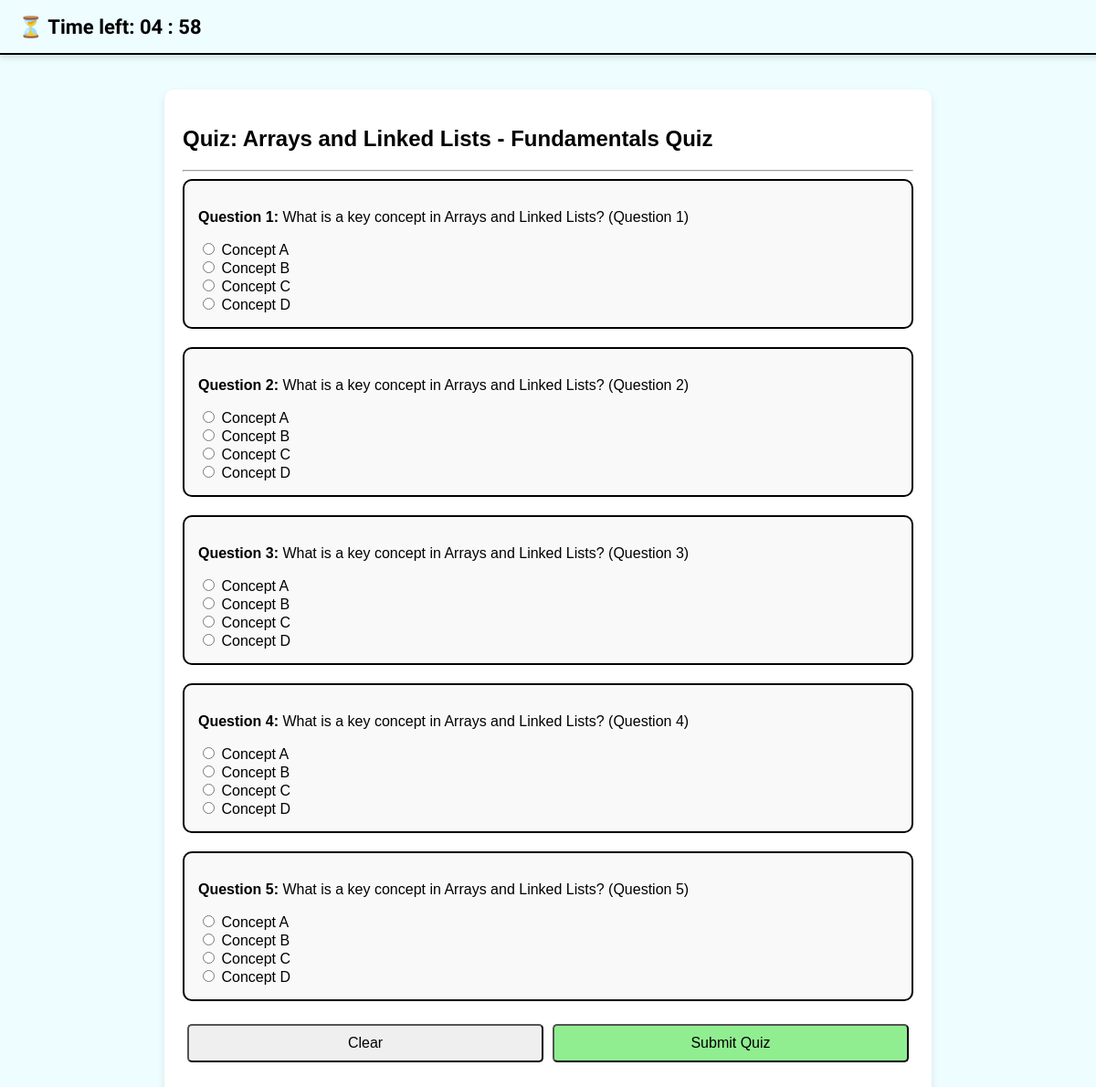
The page /quiz/1 (signed in) on the database its author committed.
### models.py (models this page shows)
class Quiz(db.Model):
    __tablename__ = 'quiz'
    id = db.Column(db.Integer, primary_key=True)
    chapter_id = db.Column(db.Integer, db.ForeignKey('chapter.id'), nullable=False)
    subject_id = db.Column(db.Integer, db.ForeignKey('subject.id'), nullable=False)
    name = db.Column(db.String(50), unique=True, nullable=False)
    nos = db.Column(db.Integer, nullable=False)
    time = db.Column(db.Integer, nullable=False)
    created_at = db.Column(db.DateTime, default=lambda: datetime.now(timezone.utc))
    questions = db.relationship('Question', backref='quiz', lazy=True)
    scores = db.relationship('Score', backref='quiz', lazy=True)

class Question(db.Model):
    __tablename__ = 'question'
    id = db.Column(db.Integer, primary_key=True)
    quiz_id = db.Column(db.Integer, db.ForeignKey('quiz.id'), nullable=False)
    question_text = db.Column(db.String(500), nullable=False)
    option1 = db.Column(db.String(100), nullable=False)
    option2 = db.Column(db.String(100), nullable=False)
    option3 = db.Column(db.String(100), nullable=False)
    option4 = db.Column(db.String(100), nullable=False)
    ans = db.Column(db.Integer, nullable=False)  #  store option number (1-4)
    marks = db.Column(db.Integer, nullable=False)

### routes.py (the view, shortened to what this page needs)
@routes_bp.route("/quiz/<int:quiz_id>", methods=["GET", "POST"])
@login_required
def quiz(quiz_id):
    quiz = Quiz.query.get_or_404(quiz_id)
    questions = Question.query.filter_by(quiz_id=quiz.id).all()
    if not questions:
        print(f"❌ No questions found for Quiz ID: {quiz_id}")
    for question in questions:
        print(f"✅ Question: {question.question_text}, Options: [{question.option1}, {question.option2}, {question.option3}, {question.option4}]")
    return render_template("user/quiz.html", quiz=quiz, questions=questions)

### app.py (called while the page is built)
@login_manager.user_loader
def load_user(user_id):
    return User.query.get(int(user_id))

### templates/user/quiz.html (shortened to what this page needs)
{% block content %}
<div class="header">
    <div class="timer" id="timer">⏳ Time left: Loading...</div>
</div>
<div class="quiz-container">
    <h2>Quiz: <b>{{ quiz.name }}</b></h2>
    <hr>
    <form id="quizForm" action="{{ url_for('routes.quiz', quiz_id=quiz.id) }}" method="POST">
        {% for question in questions %}
        <div class="question">
            <p><b>Question {{ loop.index }}:</b> {{ question.question_text }}</p>
            <div class="options">
                <label>
                    <input type="radio" name="question_{{ question.id }}" value="1">
                    {{ question.option1 }}
                </label><br>
                <label>
                    <input type="radio" name="question_{{ question.id }}" value="2">
                    {{ question.option2 }}
                </label><br>
                <label>
                    <input type="radio" name="question_{{ question.id }}" value="3">
                    {{ question.option3 }}
                </label><br>
                <label>
                    <input type="radio" name="question_{{ question.id }}" value="4">
                    {{ question.option4 }}
                </label><br>
            </div>
        </div>
        {% endfor %}
        <div class="buttons">
            <button type="reset">Clear</button>
            <button type="submit" style="background-color: lightgreen;">Submit Quiz</button>
        </div>
    </form>
</div>
{% endblock %}

### templates/user/quiz.html (style rules this page uses)
.header { width: 100%; background-color: #EEFDFF; display: flex; justify-content: space-between; align-items: center; padding: 15px 20px; box-shadow: 0px 4px 6px rgba(0, 0, 0, 0.1); border-bottom: 2.5px solid black; position: fixed; top: 0; left: 0; z-index: 1000; }
.timer { font-size: 22px; font-weight: bold; font-family: 'Irish Grover', cursive; }
.quiz-container { width: 80%; max-width: 800px; margin-top: 80px; padding: 20px; background: white; border-radius: 10px; box-shadow: 0 4px 8px rgba(0, 0, 0, 0.1); }
.question { margin-bottom: 20px; padding: 15px; border: 2px solid black; border-radius: 10px; background-color: #f9f9f9; }
.buttons { display: flex; justify-content: space-between; margin-top: 15px; }
.buttons button { flex: 1; padding: 10px; margin: 5px; font-size: 16px; border-radius: 5px; cursor: pointer; }

### rows shown on the page
Quiz: name "Arrays and Linked Lists - Fundamentals Quiz"
Question: question_text "What is a key concept in Arrays and Linked Lists? (Question 1)", option1 "Concept A", option2 "Concept B", option3 "Concept C", option4 "Concept D"
Question: question_text "What is a key concept in Arrays and Linked Lists? (Question 2)", option1 "Concept A", option2 "Concept B", option3 "Concept C", option4 "Concept D"
Question: question_text "What is a key concept in Arrays and Linked Lists? (Question 3)", option1 "Concept A", option2 "Concept B", option3 "Concept C", option4 "Concept D"
Question: question_text "What is a key concept in Arrays and Linked Lists? (Question 4)", option1 "Concept A", option2 "Concept B", option3 "Concept C", option4 "Concept D"
Question: question_text "What is a key concept in Arrays and Linked Lists? (Question 5)", option1 "Concept A", option2 "Concept B", option3 "Concept C", option4 "Concept D"
